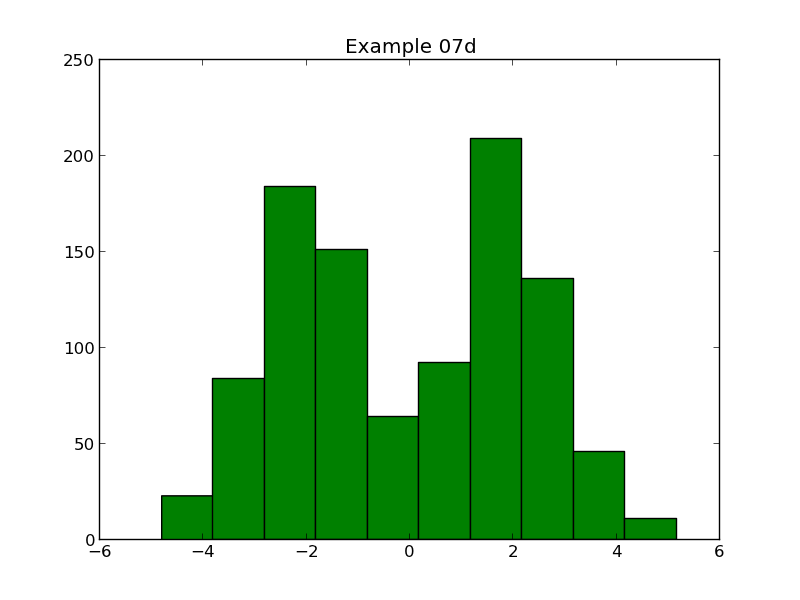

Here is the Python script that generated this plot:
import matplotlib.pyplot as pyplot
import plotdata

data = plotdata.data07

pyplot.hist(data, color='green')

pyplot.title('Example 07d')
pyplot.savefig('example07d.png')
